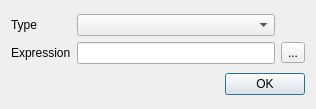
<?xml version="1.0" encoding="UTF-8"?>
<ui version="4.0">
 <class>WatcherAdd</class>
 <widget class="QDialog" name="WatcherAdd">
  <property name="geometry">
   <rect>
    <x>0</x>
    <y>0</y>
    <width>316</width>
    <height>109</height>
   </rect>
  </property>
  <property name="windowTitle">
   <string>Watcher editor</string>
  </property>
  <layout class="QGridLayout" name="gridLayout_2">
   <item row="0" column="0">
    <layout class="QGridLayout" name="gridLayout" columnstretch="0,10,0">
     <item row="1" column="1">
      <widget class="QLineEdit" name="leExpression"/>
     </item>
     <item row="0" column="1">
      <widget class="QComboBox" name="cbType"/>
     </item>
     <item row="1" column="0">
      <widget class="QLabel" name="label_2">
       <property name="text">
        <string>Expression</string>
       </property>
      </widget>
     </item>
     <item row="0" column="0">
      <widget class="QLabel" name="label">
       <property name="text">
        <string>Type</string>
       </property>
      </widget>
     </item>
     <item row="1" column="2">
      <widget class="QToolButton" name="tbLabel">
       <property name="text">
        <string>...</string>
       </property>
       <property name="icon">
        <iconset resource="../xpeccy.qrc">
         <normaloff>:/images/label.png</normaloff>:/images/label.png</iconset>
       </property>
      </widget>
     </item>
    </layout>
   </item>
   <item row="1" column="0">
    <layout class="QHBoxLayout" name="horizontalLayout">
     <item>
      <spacer name="horizontalSpacer_2">
       <property name="orientation">
        <enum>Qt::Horizontal</enum>
       </property>
       <property name="sizeHint" stdset="0">
        <size>
         <width>40</width>
         <height>20</height>
        </size>
       </property>
      </spacer>
     </item>
     <item>
      <widget class="QPushButton" name="pbOK">
       <property name="text">
        <string>OK</string>
       </property>
       <property name="icon">
        <iconset resource="../xpeccy.qrc">
         <normaloff>:/images/checkbox.png</normaloff>:/images/checkbox.png</iconset>
       </property>
      </widget>
     </item>
    </layout>
   </item>
  </layout>
 </widget>
 <resources>
  <include location="../xpeccy.qrc"/>
 </resources>
 <connections/>
</ui>
